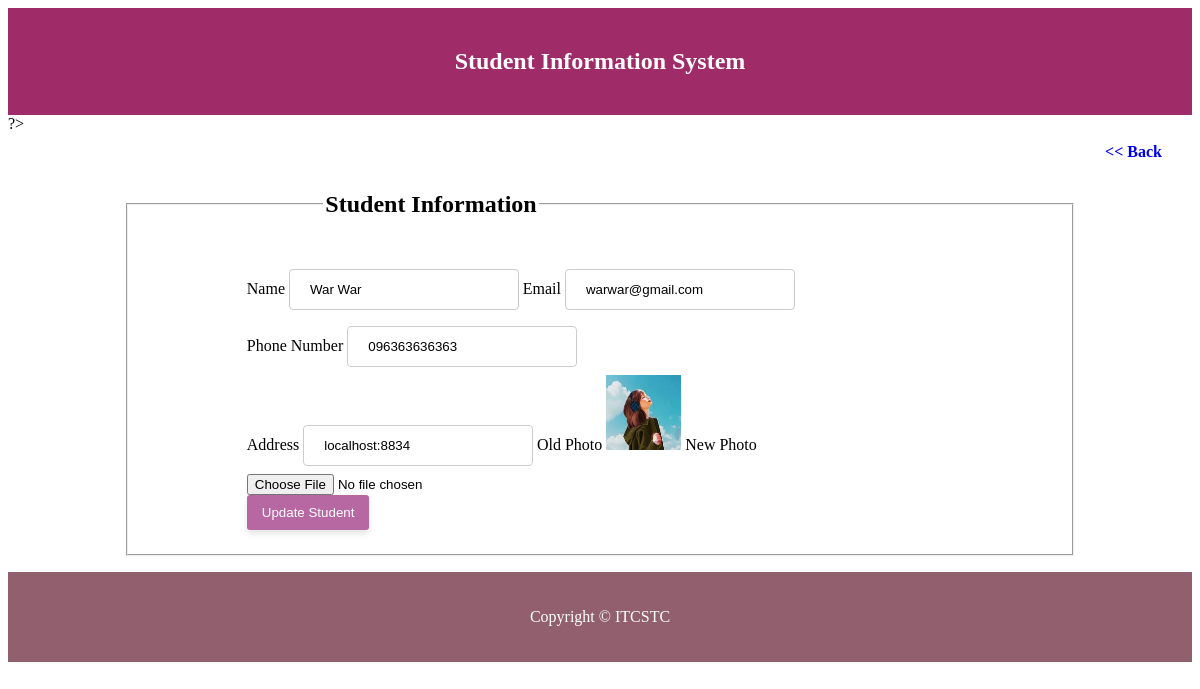
Page /editStudent.php?id=3 on the committed database.
### tables this page shows
CREATE TABLE `student` (
  `id` int(11) NOT NULL,
  `name` varchar(255) DEFAULT NULL,
  `profile_photo` varchar(255) DEFAULT NULL,
  `email` varchar(255) DEFAULT NULL,
  `password` varchar(255) DEFAULT NULL,
  `address` varchar(255) DEFAULT NULL,
  `phone_number` varchar(255) DEFAULT NULL,
  `created_date` timestamp NOT NULL DEFAULT current_timestamp(),
  `updated_date` timestamp NOT NULL DEFAULT current_timestamp() ON UPDATE current_timestamp()
);

### editStudent.php (the view, shortened to what this page needs)
<html>
<?php
include('header.php');
include('db_connect.php');
$id = $_GET['id'];
$sql = "SELECT * FROM student where id = :id";
$stmt = $conn->prepare($sql);
$stmt->bindParam(":id", $id);
$stmt->execute();
$students = $stmt->fetch(PDO::FETCH_ASSOC);
?>
?>
<div class="new">
    <a href="index.php">
        << Back</a>
</div>
<div>
    <form action="updateData.php" method="POST" enctype="multipart/form-data">
        <fieldset>
            <legend>
                <h2>Student Information</h2>
            </legend>
            <div>
                <label for="">Name</label>
                <input type="text" name="name" id="" value="<?= $students['name'] ?>">
                <label for="">Email</label>
                <input type="email" name="email" id="" value="<?= $students['email'] ?>">
            </div>
            <div>
                <label for="">Phone Number</label>
                <input type="text" name="phone" id="" value="<?= $students['phone_number'] ?>">
            </div>
            <div>
                <label for="">Address</label>
                <input type="text" name="address" id="" value="<?= $students['address'] ?>">
                <label for="">Old Photo</label>
                <img src="<?= $students['profile_photo'] ?>" alt="" width="75px" height="75px">
                <label for="">New Photo</label>
                <input type="file" name="photo" id="">
            </div>
            <input type="submit" name="add" id="" value="Update Student" class="btn">
        </fieldset>
    </form>
</div>
<?php include('footer.php') ?>
</body>
</html>

### style.css (style rules this page uses)
.btn { background-color: #b768a2; color: white; padding: 10px 15px; border: none; border-radius: 3px; cursor: pointer; transition: all 0.3s ease; box-shadow: 0 4px 6px rgba(0, 0, 0, 0.1); }
div.new a { float:right; text-decoration: none; margin: 10px 30px 10px 10px; font-weight: bold; }
input[type=text], input[type=email],input[type=password] { width: 30%; padding: 12px 20px; margin: 8px 0; display: inline-block; border: 1px solid #ccc; border-radius: 4px; box-sizing: border-box; }
fieldset { margin: 0 10% 0 10%; padding:2% 5% 2% 10%; }
fieldset legend { margin-left: 10%; }

### rows in the picture
student: name "War War", email "warwar@gmail.com", phone "096363636363", address "localhost:8834", profile_photo (picture)
